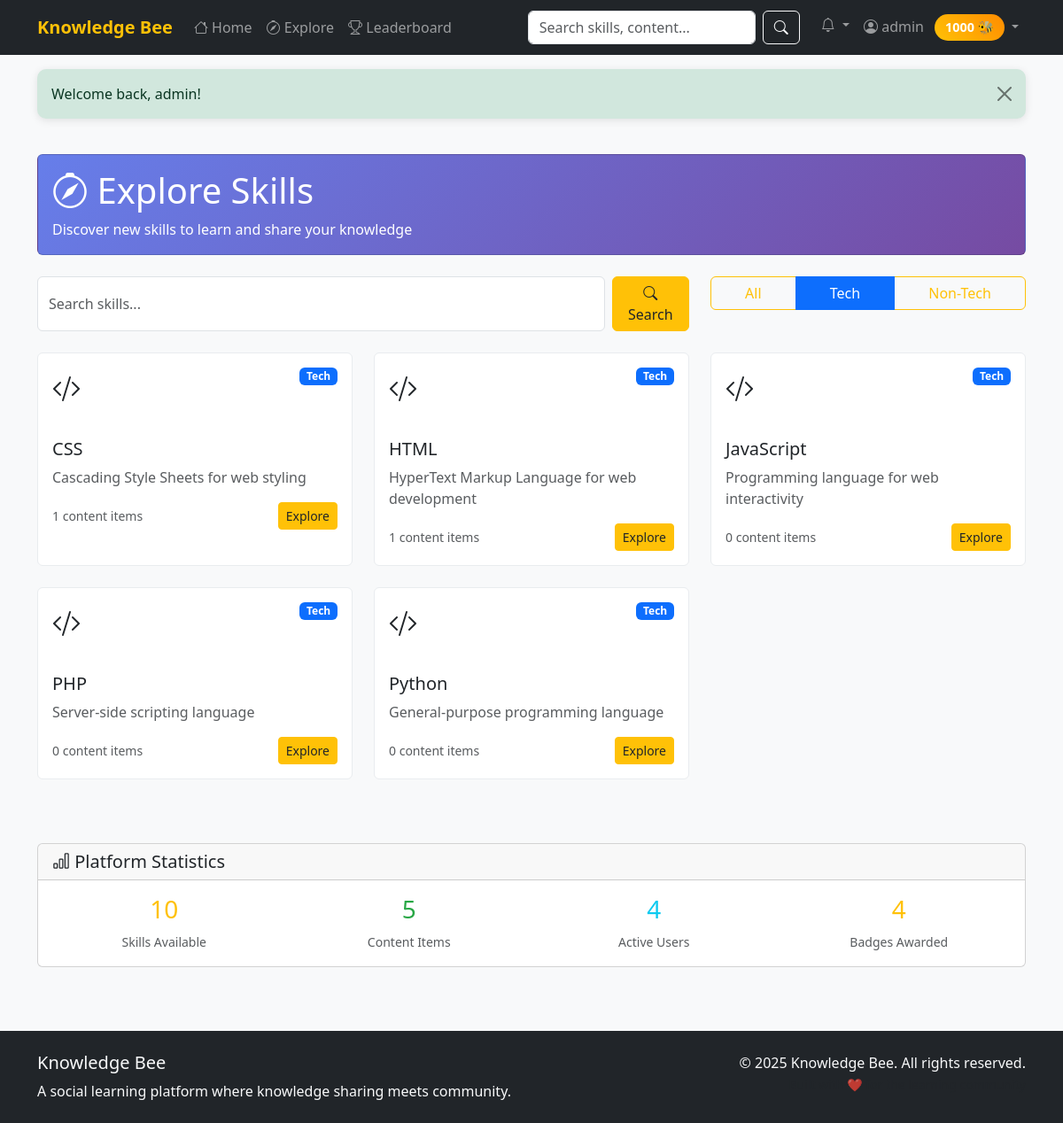
Screenshot of /pages/explore.php?category=tech (signed in) with the database file from the repository.
### tables this page shows
CREATE TABLE users (
    id INT PRIMARY KEY AUTO_INCREMENT,
    username VARCHAR(50) UNIQUE NOT NULL,
    email VARCHAR(100) UNIQUE NOT NULL,
    password VARCHAR(255) NOT NULL,
    profile_pic VARCHAR(255) DEFAULT 'default.jpg',
    coins INT DEFAULT 100,
    bio TEXT,
    skills_teach TEXT,
    skills_learn TEXT,
    is_admin BOOLEAN DEFAULT FALSE,
    is_verified BOOLEAN DEFAULT FALSE,
    status ENUM('active', 'suspended', 'banned') DEFAULT 'active',
    created_at TIMESTAMP DEFAULT CURRENT_TIMESTAMP,
    updated_at TIMESTAMP DEFAULT CURRENT_TIMESTAMP ON UPDATE CURRENT_TIMESTAMP
);

CREATE TABLE skills (
    id INT PRIMARY KEY AUTO_INCREMENT,
    name VARCHAR(100) UNIQUE NOT NULL,
    category ENUM('tech', 'non-tech') NOT NULL,
    description TEXT,
    icon VARCHAR(255),
    is_banned BOOLEAN DEFAULT FALSE,
    created_at TIMESTAMP DEFAULT CURRENT_TIMESTAMP
);

### includes/functions.php (called while the page is built, shortened)
<?php
require_once 'database.php';
function isLoggedIn() {
    return isset($_SESSION['user_id']);
}
function getUserCoins($userId) {
    global $db;
    $user = $db->fetchOne("SELECT coins FROM users WHERE id = ?", [$userId]);
    return $user ? $user['coins'] : 0;
}
function getAllSkills($category = null) {
    global $db;
    $sql = "SELECT s.*,
                   (SELECT COUNT(*) FROM content WHERE skill_id = s.id AND status = 'approved') as content_count
            FROM skills s
            WHERE s.is_banned = 0";
    $params = [];
    if ($category) {
        $sql .= " AND s.category = ?";
        $params[] = $category;
    }
    $sql .= " ORDER BY s.name";
    return $db->fetchAll($sql, $params);
}
function sanitizeInput($input) {
    return htmlspecialchars(trim($input), ENT_QUOTES, 'UTF-8');
}
function getFlashMessage() {
    if (isset($_SESSION['flash'])) {
        $flash = $_SESSION['flash'];
        return $flash;
    }
    return null;
}
?>

### includes/database.php (called while the page is built, shortened)
<?php
class Database {
    private $pdo;
    private static $instance = null;
    private function __construct() {
        try {
            $dsn = "mysql:host=" . DB_HOST . ";dbname=" . DB_NAME . ";charset=utf8mb4";
            $this->pdo = new PDO($dsn, DB_USER, DB_PASS, [
                PDO::ATTR_ERRMODE => PDO::ERRMODE_EXCEPTION,
                PDO::ATTR_DEFAULT_FETCH_MODE => PDO::FETCH_ASSOC,
                PDO::ATTR_EMULATE_PREPARES => false
            ]);
        } catch (PDOException $e) {
            die("Database connection failed: " . $e->getMessage());
        }
    }
    public static function getInstance() {
        if (self::$instance === null) {
            self::$instance = new self();
        }
        return self::$instance;
    }
    public function query($sql, $params = []) {
        try {
            $stmt = $this->pdo->prepare($sql);
            $stmt->execute($params);
            return $stmt;
        } catch (PDOException $e) {
            error_log("Database query error: " . $e->getMessage());
            return false;
        }
    }
    public function fetchOne($sql, $params = []) {
        $stmt = $this->query($sql, $params);
        return $stmt ? $stmt->fetch() : false;
    }
    public function fetchAll($sql, $params = []) {
        $stmt = $this->query($sql, $params);
        return $stmt ? $stmt->fetchAll() : false;
    }
    public function count($table, $conditions = []) {
        $where = [];
        $params = [];
        foreach ($conditions as $column => $value) {
            $where[] = "$column = ?";
            $params[] = $value;
        }
        $sql = "SELECT COUNT(*) as count FROM $table";
        if (!empty($where)) {
            $sql .= " WHERE " . implode(' AND ', $where);
        }
        $result = $this->fetchOne($sql, $params);
        return $result ? (int)$result['count'] : 0;
    }
}
$db = Database::getInstance();
?>

### pages/explore.php (the view, shortened to what this page needs)
<?php
require_once '../includes/functions.php';
$category = isset($_GET['category']) ? sanitizeInput($_GET['category']) : '';
$search = isset($_GET['search']) ? sanitizeInput($_GET['search']) : '';
$skills = getAllSkills($category);
include '../templates/header.php';
?>
<div class="container">
    <div class="row mb-4">
        <div class="col-12">
            <div class="card bg-gradient-primary text-white">
                <div class="card-body">
                    <h1 class="mb-2">
                        <i class="bi bi-compass"></i> Explore Skills
                    </h1>
                    <p class="mb-0">Discover new skills to learn and share your knowledge</p>
                </div>
            </div>
        </div>
    </div>
    <div class="row mb-4">
        <div class="col-md-8">
            <form method="GET" action="" class="d-flex">
                <input type="text" class="form-control me-2" name="search"
                       placeholder="Search skills..."
                       value="<?php echo htmlspecialchars($search); ?>">
                <button type="submit" class="btn btn-primary">
                    <i class="bi bi-search"></i> Search
                </button>
            </form>
        </div>
        <div class="col-md-4">
            <div class="btn-group w-100" role="group">
                <a href="?<?php echo $search ? 'search=' . urlencode($search) . '&' : ''; ?>"
                   class="btn btn-outline-primary <?php echo !$category ? 'active' : ''; ?>">
                    All
                </a>
                <a href="?category=tech<?php echo $search ? '&search=' . urlencode($search) : ''; ?>"
                   class="btn btn-outline-primary <?php echo $category === 'tech' ? 'active' : ''; ?>">
                    Tech
                </a>
                <a href="?category=non-tech<?php echo $search ? '&search=' . urlencode($search) : ''; ?>"
                   class="btn btn-outline-primary <?php echo $category === 'non-tech' ? 'active' : ''; ?>">
                    Non-Tech
                </a>
            </div>
        </div>
    </div>
    <div class="row">
        <?php if ($skills): ?>
            <?php foreach ($skills as $skill): ?>
                <div class="col-md-6 col-lg-4 mb-4">
                    <div class="card skill-card h-100">
                        <div class="card-body">
                            <div class="d-flex justify-content-between align-items-start mb-3">
                                <div class="content-type-icon <?php echo $skill['category']; ?>">
                                    <i class="bi bi-<?php echo $skill['category'] === 'tech' ? 'code-slash' : 'heart'; ?>"></i>
                                </div>
                                <span class="badge bg-<?php echo $skill['category'] === 'tech' ? 'primary' : 'success'; ?>">
                                    <?php echo ucfirst($skill['category']); ?>
                                </span>
                            </div>
                            <h5 class="card-title"><?php echo htmlspecialchars($skill['name']); ?></h5>
                            <p class="card-text text-muted">
                                <?php echo htmlspecialchars($skill['description']); ?>
                            </p>
                            <div class="d-flex justify-content-between align-items-center">
                                <span class="text-muted small">
                                    <?php echo $skill['content_count']; ?> content items
                                </span>
                                <a href="skill.php?id=<?php echo $skill['id']; ?>" class="btn btn-primary btn-sm">
                                    Explore
                                </a>
                            </div>
                        </div>
                    </div>
                </div>
            <?php endforeach; ?>
        <?php endif; ?>
    </div>
    <div class="row mt-5">
        <div class="col-12">
            <div class="card">
                <div class="card-header">
                    <h5 class="mb-0">
                        <i class="bi bi-bar-chart"></i> Platform Statistics
                    </h5>
                </div>
                <div class="card-body">
                    <div class="row text-center">
                        <?php
                        $totalSkills = $db->count('skills', ['is_banned' => 0]);
                        $totalContent = $db->count('content', ['status' => 'approved']);
                        $totalUsers = $db->count('users', ['status' => 'active']);
                        $totalBadges = $db->count('badges');
                        ?>
                        <div class="col-md-3">
                            <div class="h3 text-primary"><?php echo $totalSkills; ?></div>
                            <small class="text-muted">Skills Available</small>
                        </div>
                        <div class="col-md-3">
                            <div class="h3 text-success"><?php echo $totalContent; ?></div>
                            <small class="text-muted">Content Items</small>
                        </div>
                        <div class="col-md-3">
                            <div class="h3 text-info"><?php echo $totalUsers; ?></div>
                            <small class="text-muted">Active Users</small>
                        </div>
                        <div class="col-md-3">
                            <div class="h3 text-warning"><?php echo $totalBadges; ?></div>
                            <small class="text-muted">Badges Awarded</small>
                        </div>
                    </div>
                </div>
            </div>
        </div>
    </div>
</div>
<?php include '../templates/footer.php'; ?>

### templates/header.php (shortened to what this page needs)
<!DOCTYPE html>
<html lang="en">
<head>
    <link href="https://cdn.jsdelivr.net/npm/bootstrap@5.3.0/dist/css/bootstrap.min.css" rel="stylesheet">
    <link href="https://cdn.jsdelivr.net/npm/bootstrap-icons@1.10.0/font/bootstrap-icons.css" rel="stylesheet">
    <link href="../assets/css/style.css" rel="stylesheet">
</head>
<body>
    <nav class="navbar navbar-expand-lg navbar-dark bg-dark">
        <div class="container">
            <a class="navbar-brand" href="../index.php">
                <i class="bi bi-bee"></i> Knowledge Bee
            </a>
            <div class="collapse navbar-collapse" id="navbarNav">
                <ul class="navbar-nav me-auto">
                    <li class="nav-item">
                        <a class="nav-link" href="home.php">
                            <i class="bi bi-house"></i> Home
                        </a>
                    </li>
                    <li class="nav-item">
                        <a class="nav-link" href="explore.php">
                            <i class="bi bi-compass"></i> Explore
                        </a>
                    </li>
                    <li class="nav-item">
                        <a class="nav-link" href="leaderboard.php">
                            <i class="bi bi-trophy"></i> Leaderboard
                        </a>
                    </li>
                </ul>
                <form class="d-flex me-3" action="search.php" method="GET">
                    <input class="form-control me-2" type="search" name="q" placeholder="Search skills, content..."
                           value="<?php echo isset($_GET['q']) ? htmlspecialchars($_GET['q']) : ''; ?>">
                    <button class="btn btn-outline-light" type="submit">
                        <i class="bi bi-search"></i>
                    </button>
                </form>
                <ul class="navbar-nav">
                    <?php if (isLoggedIn()): ?>
                        <li class="nav-item dropdown">
                            <a class="nav-link dropdown-toggle position-relative" href="#" id="notificationsDropdown"
                               role="button" data-bs-toggle="dropdown">
                                <i class="bi bi-bell"></i>
                            </a>
                        </li>
                        <li class="nav-item dropdown">
                            <a class="nav-link dropdown-toggle" href="#" id="userDropdown" role="button" data-bs-toggle="dropdown">
                                <i class="bi bi-person-circle"></i> <?php echo htmlspecialchars($_SESSION['username']); ?>
                                <span class="coin-badge ms-2"><?php echo getUserCoins($_SESSION['user_id']); ?> 🐝</span>
                            </a>
                        </li>
                    <?php endif; ?>
                </ul>
            </div>
        </div>
    </nav>
    <?php
    $flash = getFlashMessage();
    if ($flash):
    ?>
        <div class="container mt-3">
            <div class="alert alert-<?php echo $flash['type']; ?> alert-dismissible fade show alert-custom" role="alert">
                <?php echo htmlspecialchars($flash['message']); ?>
                <button type="button" class="btn-close" data-bs-dismiss="alert"></button>
            </div>
        </div>
    <?php endif; ?>
    <main class="py-4">

### assets/css/style.css (style rules this page uses)
:root { --primary-color: #ffc107; --secondary-color: #6c757d; --success-color: #28a745; --danger-color: #dc3545; --warning-color: #ffc107; --info-color: #17a2b8; --light-color: #f8f9fa; --dark-color: #343a40; }
body { font-family: 'Segoe UI', Tahoma, Geneva, Verdana, sans-serif; background-color: #f8f9fa; }
.navbar-brand { font-weight: bold; color: var(--primary-color) !important; }
.coin-badge { background: linear-gradient(45deg, #ffc107, #ff8c00); color: white; border-radius: 20px; padding: 4px 12px; font-size: 0.9rem; font-weight: bold; display: inline-block; }
.skill-card { transition: transform 0.2s, box-shadow 0.2s; border: 1px solid #e9ecef; cursor: pointer; }
.btn-primary { background-color: var(--primary-color); border-color: var(--primary-color); color: #212529; }
.btn-outline-primary { color: var(--primary-color); border-color: var(--primary-color); }
.alert-custom { border-radius: 10px; border: none; box-shadow: 0 2px 10px rgba(0,0,0,0.1); }
.bg-gradient-primary { background: linear-gradient(135deg, #667eea 0%, #764ba2 100%); }
.text-primary { color: var(--primary-color) !important; }
.text-success { color: var(--success-color) !important; }
.text-warning { color: var(--warning-color) !important; }
.content-type-icon { font-size: 2rem; margin-bottom: 1rem; }

### templates/header.php (style rules this page uses)
:root { --primary-color: #ffc107; --secondary-color: #6c757d; --success-color: #28a745; --danger-color: #dc3545; --warning-color: #ffc107; --info-color: #17a2b8; }
.navbar-brand { font-weight: bold; color: var(--primary-color) !important; }
.coin-badge { background: linear-gradient(45deg, #ffc107, #ff8c00); color: white; border-radius: 20px; padding: 4px 12px; font-size: 0.9rem; font-weight: bold; }
.skill-card { transition: transform 0.2s, box-shadow 0.2s; border: 1px solid #e9ecef; }
.btn-primary { background-color: var(--primary-color); border-color: var(--primary-color); color: #212529; }
.alert-custom { border-radius: 10px; border: none; }

### rows the page displays
users: coins "1000"
skills: category "Tech", name "CSS", description "Cascading Style Sheets for web styling", content_count "1"
skills: category "Tech", name "HTML", description "HyperText Markup Language for web development", content_count "1"
skills: category "Tech", name "JavaScript", description "Programming language for web interactivity", content_count "0"
skills: category "Tech", name "PHP", description "Server-side scripting language", content_count "0"
skills: category "Tech", name "Python", description "General-purpose programming language", content_count "0"

### other values shown
$_SESSION['username'] "admin"
$flash['message'] "Welcome back, admin!"
$totalSkills "10"
$totalContent "5"
$totalUsers "4"
$totalBadges "4"
